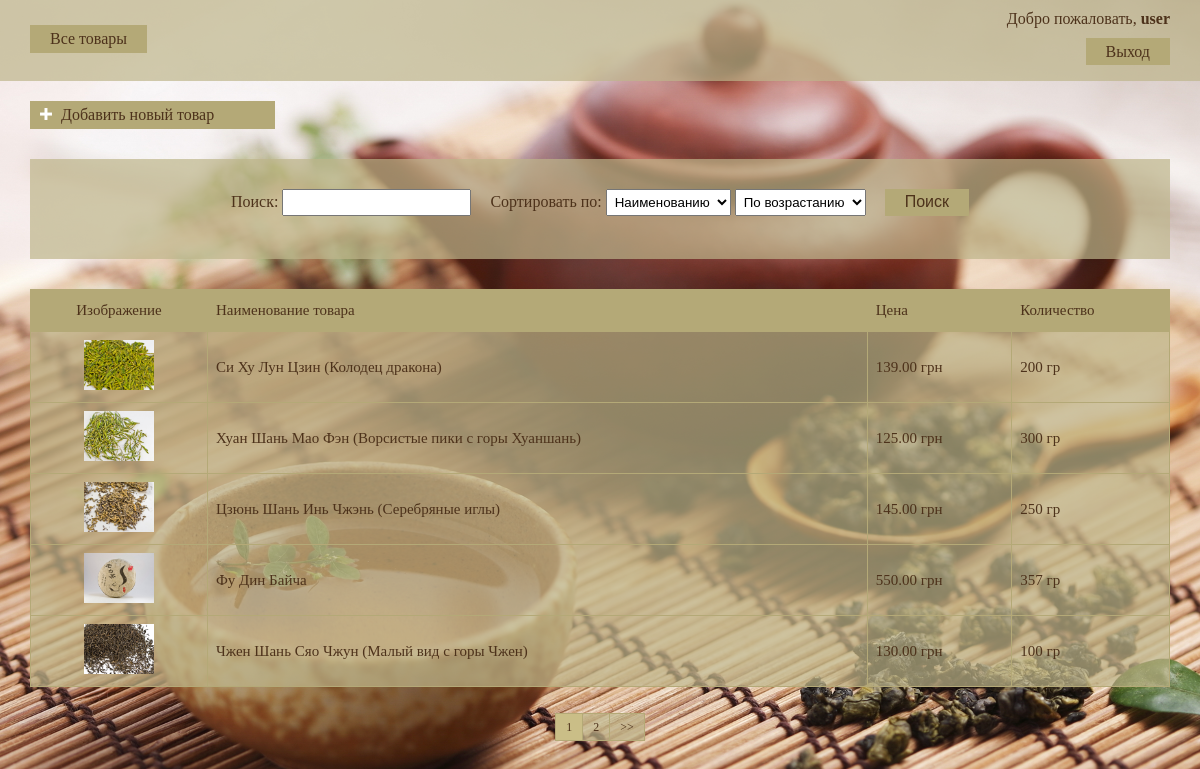
The page /tea/ (signed in) on the database its author committed.
### tea/models.py (models this page shows, shortened)
class Product(models.Model):
    name = models.CharField(max_length=100)
    category = models.ForeignKey(Category, on_delete=models.CASCADE)
    price = models.DecimalField(max_digits=10, decimal_places=2)
    quantity = models.PositiveIntegerField()
    photo = models.ImageField(default='None', upload_to='products_photo/')
    user = models.ForeignKey(User, null=True)

### tea/views.py (the view)
# urls.py: url(r'^page/(?P<page>\d+)/$', ProductsList.as_view(), name='products_list'),
class ProductsList(ListView):
    model = Product
    template_name = 'index.html'
    context_object_name = 'products'
    paginate_by = 5
    def get_queryset(self):
        queryset = super(ProductsList, self).get_queryset()
        search = self.request.GET.get('search')
        sort = self.request.GET.get('sort')
        by = self.request.GET.get('by')
        if search and sort:
            return queryset.filter(Q(name__icontains=search) |
                                   Q(price__icontains=search) |
                                   Q(quantity__icontains=search)
                                   ).order_by(by + sort)
        if search:
            return queryset.filter(Q(name__icontains=search) |
                                   Q(price__icontains=search) |
                                   Q(quantity__icontains=search))
        if sort:
            return queryset.order_by(by + sort)
        return queryset

### templates/index.html (shortened to what this page needs)
{% extends "base.html" %}
{% load staticfiles %}
{% block content %}
    {% if user.is_authenticated %}
        <div class="add_product">
            <a href="/tea/add_product/">
                <img src='{% static "images/add-p.png" %}' alt=''>
                Добавить новый товар
            </a>
        </div>
    {% endif %}
    <div class="filter form">
        {% include 'sort_and_search.html' %}
    </div>
    <table class="products">
        <thead>
            <tr>
                <td class="image">Изображение</td>
                <td>Наименование товара</td>
                <td>Цена</td>
                <td>Количество</td>
            </tr>
        </thead>
        <tbody>
            {% if products %}
                {% for product in  products %}
                    <tr class="hover_tr">
                        <td class="image"><img src='{{ product.photo.url }}'></td>
                        <td>
                            <a class="name_product" href="/tea/product/{{product.id}}/">{{product.name}}</a>
                        </td>
                        <td>{{product.price}} грн</td>
                        <td>{{product.quantity}} гр</td>
                    </tr>
                {% endfor %}
            {% endif %}
        </tbody>
    </table>
    {% if is_paginated %}
        <div class="pagination">
            <ul>
                {% for page in page_obj.paginator.page_range %}
                    {% if page_obj.number == page %}
                        <li class="active">
                            <a href="/tea/page/{{ page }}{% if request.GET.urlencode %}?{{request.GET.urlencode }}{% endif %}">
                                {{page}}
                            </a>
                        </li>
                    {% else %}
                        <li>
                            <a href="/tea/page/{{ page }}{% if request.GET.urlencode %}?{{request.GET.urlencode }}{% endif %}">
                                {{page}}
                            </a>
                        </li>
                    {% endif %}
                {% endfor %}
                {% if page_obj.has_next %}
                    <li>
                        <a href="/tea/page/{{ page_obj.next_page_number }}{% if request.GET.urlencode %}?{{request.GET.urlencode }}{% endif %}">
                            >>
                        </a>
                    </li>
                {% endif %}
            </ul>
        </div>
    {% endif %}
{% endblock %}

### templates/base.html (shortened to what this page needs)
<!DOCTYPE html>
<html lang="en">
<head>
    {% load staticfiles %}
    <link rel="stylesheet" type="text/css" href='{% static "css/style.css" %}'>
</head>
<body>
    <header>
        {% if user.is_authenticated %}
            <p>Добро пожаловать, <b>{{user}}</b></p>
            <p  class="btn"><a href="/tea/logout/">Выход</a></p>
        {% else %}
            <p  class="btn"><a href="/tea/login/">Вход</a></p>
            <p class="btn"><a href="/tea/register/">Регистрация</a></p>
        {% endif %}
        <a href="/tea/" class="main_link">Все товары</a>
    </header>
    {% block content %}
    {% endblock %}
</body>
</html>

### static/css/style.css (style rules this page uses)
html, body, div, span, a, img, strong, b, u, i, ol, ul, li, form, label, table, tbody, thead, tr, th, td, article, aside, footer, header, menu, nav, h1,h2,h3, p { margin: 0; padding: 0; border: 0; }
html, body { height: 100%; width: 100%; }
table { border-collapse: collapse; border-spacing: 0; }
body { background: url(../images/back.jpg) no-repeat; background-size: cover; background-attachment: fixed; }
header { background-color: rgba(190, 181, 138, 0.7); padding: 10px 30px 20px 0; }
header a, header p { text-align: right; text-decoration: none; color: #4d321b; }
.btn { margin-top: 15px; }
.btn a { padding: 5px 20px; font-size: 16px; background-color: #b4a977; -moz-transition: background-color 0.3s 0.1s ease; -o-transition: background-color 0.3s 0.1s ease; -webkit-transition: background-color 0.3s 0.1s ease; }
.main_link { position: absolute; text-align: left; top: 25px; left: 30px; background-color: #b4a977; padding: 5px 20px; font-size: 16px; -moz-transition: background-color 0.3s 0.1s ease; -o-transition: background-color 0.3s 0.1s ease; -webkit-transition: background-color 0.3s 0.1s ease; }
.products { background-color: rgba(190, 181, 138, 0.7); color: #4D321B; margin: 30px; width: 95%; font-size: 15px; }
.products thead { background-color: #b4a977; line-height: 25px; }
.products .hover_tr { -moz-transition: background-color 0.3s 0.1s ease; -o-transition: background-color 0.3s 0.1s ease; -webkit-transition: background-color 0.3s 0.1s ease; }
.products td { padding: 8px; border: 1px solid #b4a977; }
.image { text-align: center; }
.image img { width: 70px; height: 50px; }
.name_product { text-decoration: none; color: #4D321B; }
.pagination { text-align: center; margin-top: 20px; margin-bottom: 50px; }
.pagination ul { font-size:0; line-height:0; letter-spacing:-1px; }
.pagination ul li { display: inline-block; letter-spacing: normal; line-height: 20px; font-size: 11.9px; }
.pagination ul li:first-child a { border-left-width: 1px; }
.pagination ul li a { background-color: rgba(190, 181, 138, 0.7); border-color: #b4a977; border-style: solid; border-width: 1px 1px 1px 0; color: #4d321b; padding: 6px 10px; text-decoration: none; -moz-transition: background-color 0.3s 0.1s ease; -o-transition: background-color 0.3s 0.1s ease; -webkit-transition: background-color 0.3s 0.1s ease; }
.pagination ul li a:hover, .pagination ul li a:focus, .pagination ul .active a { background-color: #CABE87; }
.pagination ul .active a { cursor: default; }
.filter { width: 95%; font-size: 16px; }
.add_product { font-size: 16px; width: 230px; margin: 20px 0 0 30px; cursor: pointer; background-color: #b4a977; padding: 5px 5px 5px 10px; -moz-transition: background-color 0.3s 0.1s ease; -o-transition: background-color 0.3s 0.1s ease; -webkit-transition: background-color 0.3s 0.1s ease; }
.add_product a { color: #4D321B; text-decoration: none; }
.add_product img { margin-right: 5px; width: 12px; }
.form form p, .form { text-align: center; }
.form { margin: 0 auto; margin-top: 30px; background-color: rgba(190, 181, 138, 0.7); padding: 30px 0; color: #4d321b; }

### rows shown on the page
Product: photo (picture), name "Си Ху Лун Цзин (Колодец дракона)", price "139.00", quantity "200"
Product: photo (picture), name "Хуан Шань Мао Фэн (Ворсистые пики с горы Хуаншань)", price "125.00", quantity "300"
Product: photo (picture), name "Цзюнь Шань Инь Чжэнь (Серебряные иглы)", price "145.00", quantity "250"
Product: photo (picture), name "Фу Дин Байча", price "550.00", quantity "357"
Product: photo (picture), name "Чжен Шань Сяо Чжун (Малый вид с горы Чжен)", price "130.00", quantity "100"

### other values the page prints
{{ user }} "user"
{{ page }} "1"
{{ page }} "2"
